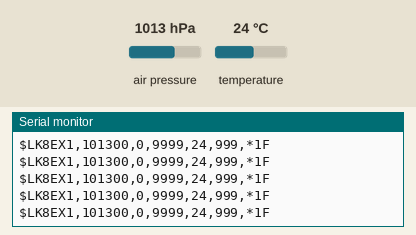
This sketch was run on a simulated Arduino Nano, built with avr-gcc and run on an emulated ATmega328P. Shown: the last lines printed to the serial monitor. Inputs (shaded band) come from the test bench; at power-on: air pressure 1013 hPa, temperature 24 °C.

Above: at 1.2 s.
1.3 s: air pressure set to 952 hPa
At 1.55 s:
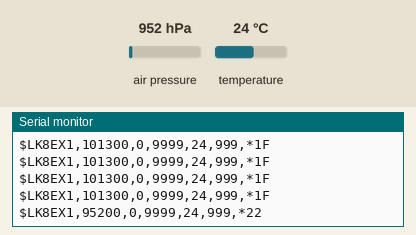
3.3 s: temperature set to 19 °C
At 3.48 s:
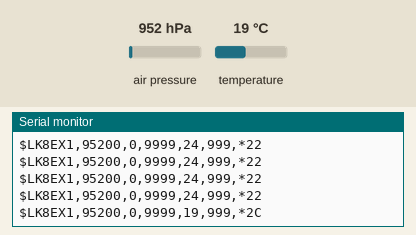
5.2 s: air pressure set to 1000 hPa
At 5.27 s:
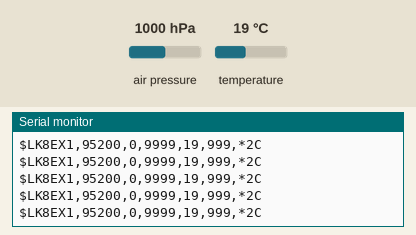
8.2 s: temperature set to 33 °C
At 8.46 s:
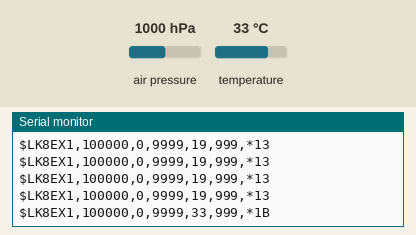
10.2 s: temperature set to 41 °C
At 10.4 s:
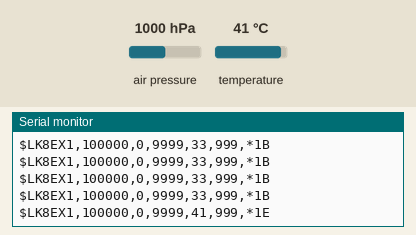

The sketch:

XCTRACK_vario_BMP_bluetooth.ino
```cpp
/***************************************************************************
  This is the developement script that powers Kaki's Vario. The components
  required are as follow
  - Arduino Nano clone
  - BMP280 pressure sensor
  - 128x64 I2C Display
  - Buzzer
  - Bluetooth sensor HC-05 or HC-06

  The main purpose of the Kaki vario is to send high-frqeuancy barometer
  sensor data to a smartphone, where it' used by XCTrack to compute variational
  height and determine the ratio of ascent/descent. XCTrack vario pre-processes the
  sensor data through a filter, so there is no need to treat outliers here. We'll
  just send the raw data over bluetooth to our smartphone. The data is sent over
  strings with lk8000 format:
   LK8000 sentence : 32 chars to send
   $LK8EX1,pressure,altitude,vario,temperature,battery,*checksum

 ***************************************************************************/

#define FREQUENCY 20  // freq output in Hz : uncomment this line and adjust value for frequency mode

#define RX 11                     // not used (TX module bluetooth)
#define TX 12                     // MISO on ISCP (RX module bluetooth)
#include <SoftwareSerial.h>
SoftwareSerial BTserial(RX, TX);  // RX not connected

#include <Wire.h>
#include <Adafruit_BMP280.h>

// // Pressure and Temp sensor
Adafruit_BMP280 bmp; // I2C


#define BMP_ADDRESS 0x76 // Default address, if it doesn't work try 0x77
#define BLUETOOTH_SPEED 9600      //bluetooth speed (9600 by default)


void setup() {
  Serial.begin(9600);

  // Initialize BMP Pressure and Temp Sensor.
  bmp280_initialize();

  // Initialize Bluetooth
  BTserial.begin(BLUETOOTH_SPEED);

  // Initialize 128x64 OLED Screen

}

void loop() {

  // read Pressure and Temperature
  uint32_t pressure = bmp.readPressure();
  int8_t temperature = bmp.readTemperature();

  // Create LK8000 sentences for communication XC Track app
  LK8000_sentences(pressure, temperature);

  // VarioMSCalculation();

  // Serial.println();
  delay(100);
}


void bmp280_initialize() {
  while ( !Serial ) delay(100);   // wait for native usb
  unsigned status;
  status = bmp.begin(BMP_ADDRESS);
  if (!status) {
    Serial.println(F("Could not find a valid BMP280 sensor, check wiring or "
                      "try a different address!"));
    Serial.print("SensorID was: 0x"); Serial.println(bmp.sensorID(),16);
    Serial.print("        ID of 0xFF probably means a bad address, a BMP 180 or BMP 085\n");
    Serial.print("   ID of 0x56-0x58 represents a BMP 280,\n");
    Serial.print("        ID of 0x60 represents a BME 280.\n");
    Serial.print("        ID of 0x61 represents a BME 680.\n");
    while (1) delay(10);
  }
  /* Default settings from datasheet. */
  bmp.setSampling(Adafruit_BMP280::MODE_NORMAL,     /* Operating Mode. */
                  Adafruit_BMP280::SAMPLING_X2,     /* Temp. oversampling */
                  Adafruit_BMP280::SAMPLING_X16,    /* Pressure oversampling */
                  Adafruit_BMP280::FILTER_X16,      /* Filtering. */
                  Adafruit_BMP280::STANDBY_MS_500); /* Standby time. */
}

void LK8000_sentences(uint32_t pressure, int8_t temperature) {
  //https://github.com/LK8000/LK8000/blob/master/Docs/LK8EX1.txt
  //$LK8EX1,pressure,altitude,vario,temperature,battery,*checksum
  //$LK8EX1,pressure,99999,9999,temp,999,*checksum
  char s[128];
  char format[]="LK8EX1,%lu,0,9999,%d,999,";
  snprintf(s,sizeof(s),format,pressure,temperature);
  // Calculating checksum for data string
  uint16_t checksum = 0, bi;
  for (uint8_t ai = 0; ai < strlen(s); ai++) {
    bi = (uint8_t)s[ai];
    checksum ^= bi;
  }
  char s_checksum[128];
  snprintf(s_checksum,sizeof(s_checksum),"*%X",checksum);
  strcat(s,s_checksum);
  char str_out[128]="$";
  strcat(str_out,s);

  // now that we have str_out we need to pass it to the bluetooth module
  BTserial.println(str_out);

  // debugging
  Serial.println(str_out);

}

// // Variofunktion FROM ANDREI's Project https://www.instructables.com/id/DIY-Arduino-Variometer-for-Paragliding
// void VarioMSCalculation(){
//   tempo = millis();                                                       // Beschreibung einer Tempovariablen vom Typ float und Zuweisung eines Wertes mit der Funktion millis () - Zählt die Zeit ab Programmstart in Millisekunden
//   N1 = 0;                                                                 // Variable zur Mittelwertbildung
//   N2 = 0;                                                                 // Variable zur Mittelwertbildung
//   N3 = 0;                                                                 // Variable zur Mittelwertbildung
//   D1 = 0;                                                                 // Variable zur Mittelwertbildung
//   D2 = 0;                                                                 // Variable zur Mittelwertbildung

//   ///// ОБНУЛЕНИЕ ВАРИОМЕТРА / ZERO VARIO /////
//   vario = 0;

//   for(int cc=1; cc<=maxsamples; cc++)                                     // Averager
//   {                                                                       //
//     alt[(cc-1)] = alt[cc];                                                // http://www.instructables.com/id/GoFly-paraglidinghanglidinggliding-altimeter-v/?ALLSTEPS
//     tim[(cc-1)] = tim[cc];                                                // http://redhats.ru/variometer-arduino-2015/
//   }                                                                       //
//                                                                           //
//   alt[maxsamples] = bmp.readAltitude();                                   //
//   tim[maxsamples] = tempo;                                                //
//   float stime = tim[maxsamples-samples];                                  //
//                                                                           //
//   for(int cc=(maxsamples-samples); cc<maxsamples; cc++)                   //
//   {                                                                       //
//     N1+=(tim[cc]-stime)*alt[cc];                                          //
//     N2+=(tim[cc]-stime);                                                  //
//     N3+=(alt[cc]);                                                        //
//     D1+=(tim[cc]-stime)*(tim[cc]-stime);                                  //
//     D2+=(tim[cc]-stime);                                                  //
//   }                                                                       // Durchschnittliches Körperende

//   /////VARIO VALUES CALCULATING /////
//   vario=1000*((samples*N1)-N2*N3)/(samples*D1-D2*D2);                     // BERECHNUNG VON VARIOMETERWERTEN

//   //Serial.print("Vario Russ: ");
//   Serial.println(vario);
// }


// void VarioBeep(float TreshUp, float TreshDown){

//     if ((tempo - beep) > Beep_period + 100)
//   {
//     beep=tempo;
//     if (vario > TreshUp && vario<15)
//     {

//       Beep_period = 400-(vario*80);

//       tone( buzzer , (500 + (250 * vario)), abs(Beep_period));
//     }
//     else if (vario < TreshDown)                      // Sinking Tone
//     {
//       Beep_period=200;
//       tone(buzzer,200,400);
//     }
//   }

// }
```

Measured:
- after the input at 1.3 s, the serial monitor: prints a new line after 0.13 s (image 1)
- after the input at 3.3 s, the serial monitor: prints a new line after 0.05 s (image 2)
- after the input at 8.2 s, the serial monitor: prints a new line after 0.13 s (image 4)
- after the input at 10.2 s, the serial monitor: prints a new line after 0.08 s (image 5)
